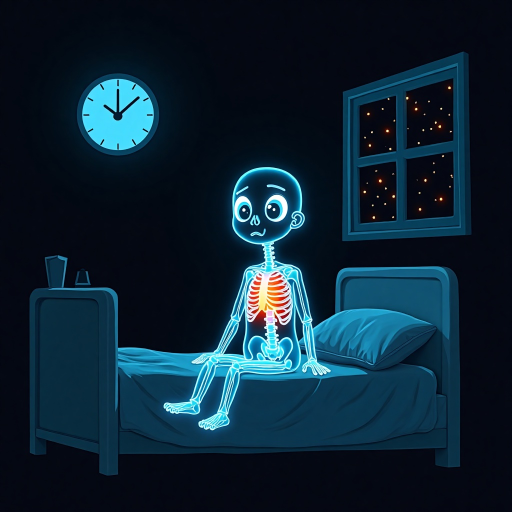
#> input picture body_channel/episodes/ep01/img/h01.jpg, 1024 x 1024 px (shown at 1/2 size); its folder holds only this picture in this run
$ python -i wardlib.py   (imports and definitions only)
#> lines starting #> are read from the running program, lines starting #| are printed output that depends on the picture; after the words box and inside, x2 and y2 are one past the last pixel; in counts of white or black regions, pixels touching at a corner belong together
#> further down, picture is the input picture: PIL image 1024x1024 RGB; mean R, G, B 12.3, 35.9, 51.5
"""Shared look for The Ward Book: background cleanup, cut-out actors with an ink-bleed entrance, particles,
the parchment + candle-light finish, and the fonts and colours. Adapted from history_channel/pipeline
(render_test.whiten, render_v3.Actor), restyled for a woodcut-on-parchment look."""
import os, math, random
import numpy as np
from PIL import Image, ImageDraw, ImageFont, ImageFilter
from scipy import ndimage

ROOT = os.path.dirname(os.path.dirname(os.path.abspath(__file__)))
FONTS = os.path.join(ROOT, "fonts")
F_TEXT = os.path.join(FONTS, "IMFellEnglish-Regular.ttf")
F_ITAL = os.path.join(FONTS, "IMFellEnglish-Italic.ttf")
F_SC = os.path.join(FONTS, "IMFellEnglishSC-Regular.ttf")
F_BLACK = os.path.join(FONTS, "UnifrakturMaguntia.ttf")
F_BOLD = os.path.join(FONTS, "Cinzel-Bold.ttf")
INK = (24, 18, 14)            # iron-gall black
OCHRE = (150, 36, 22)         # rubric red (the one accent colour)
EMBER = (226, 150, 60)        # candle amber, used for light only
PAPER = (236, 222, 190)
NIGHT = (14, 12, 10)
W, H, FPS, S = 1920, 1080, 24, 1080
R = random.Random(7)
_fonts = {}
# [4 lines left out: function font, not called in this run]

def back_out(t, s=1.7):
    t = min(max(t, 0), 1) - 1; return t * t * ((s + 1) * t + s) + 1
def smooth(t): t = min(max(t, 0), 1); return t * t * (3 - 2 * t)

def whiten(im, tol=34):
    """Turn only the backdrop white: pixels close to the edge colour AND connected to the border."""
#> called with tol = 34
    a = np.asarray(im.convert("RGB")).astype(np.int16)
    edge = np.concatenate([a[0], a[-1], a[:, 0], a[:, -1]]); bg = np.median(edge, axis=0)
#> after `bg = np.median(edge, axis=0)`: bg = [3, 7, 18]
    close = np.abs(a - bg).sum(2) <= tol
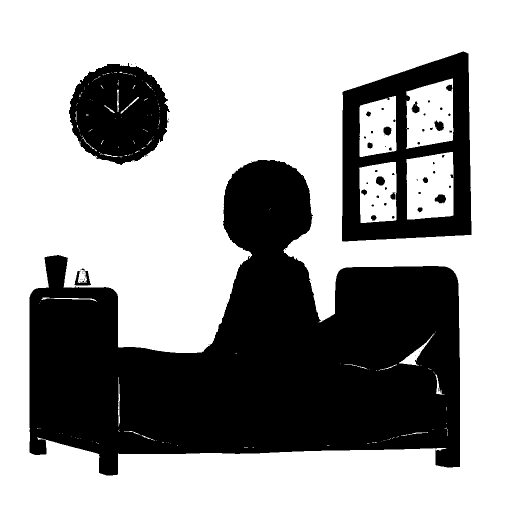
#> close: shape (1024, 1024) bool (shown at 1/2 size); 63.6% white; 74 black regions (47 under 20 px), largest, box (x1, y1, x2, y2) and area: (59, 320, 920, 951) 302491, (684, 103, 943, 483) 46663, (138, 126, 340, 330) 29896
    lab, _ = ndimage.label(close)
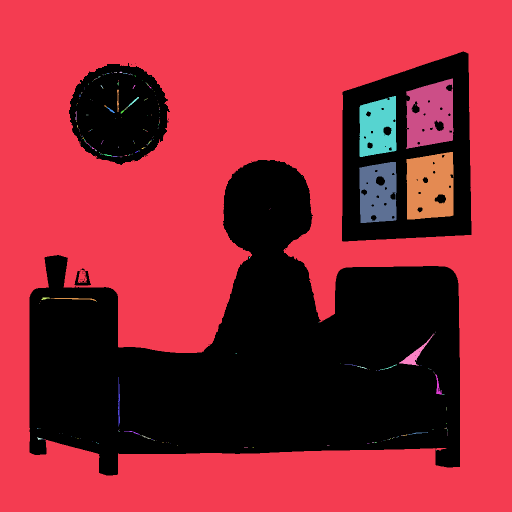
#> lab: shape (1024, 1024) int32 (shown at 1/2 size); 272 distinct labels, from 0 to 271; one colour per label, 0 black
    border = set(np.unique(np.concatenate([lab[0], lab[-1], lab[:, 0], lab[:, -1]])).tolist()) - {0}
#> border = 1 item
    mask = ndimage.gaussian_filter(np.isin(lab, list(border)).astype(np.float32), 1.2)[..., None]
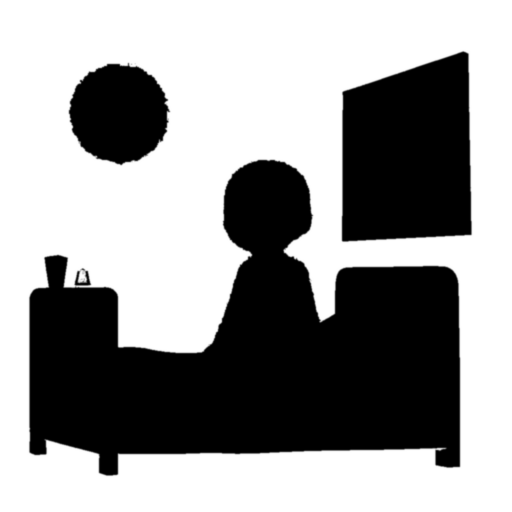
#> mask: shape (1024, 1024, 1) float32 (shown at 1/2 size); min 0, max 1, mean 0.598
    return Image.fromarray((a * (1 - mask) + 255 * mask).clip(0, 255).astype(np.uint8))
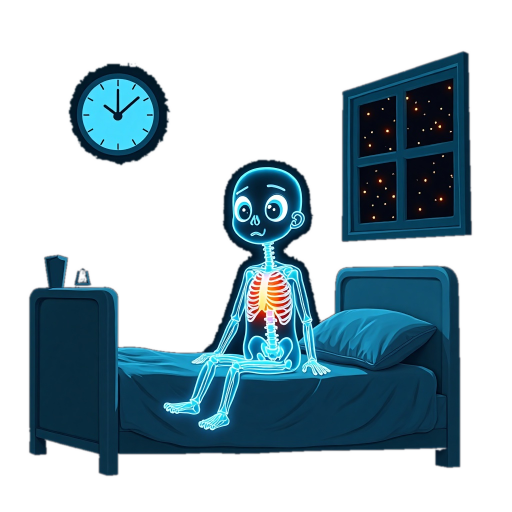
#> returned value: PIL image 1024x1024 RGB (shown at 1/2 size); mean R, G, B 162.9, 182.9, 192.1

# ---------- actors ----------
# [4 lines left out: function _noise, not called in this run]

class Actor:
    """A cut-out that bleeds in like wet ink (or walks in), then idles: breathe, sway, loom, creep, bob, pulse,
    struggle, wag, flicker. Pivot is the bottom-centre (x, y)."""
    def __init__(s, img, x, y, scale=1.0, enter="ink", delay=0.0, idle="breathe"):
        s.img, s.x, s.y, s.scale, s.enter, s.delay, s.idle = img, x, y, scale, enter, delay, idle
        s.ph = R.random(); s._noise = None
    @classmethod
    def from_blob(cls, b, **kw): return cls(b["img"], b["x"] + b["w"] / 2, b["y"] + b["h"], **kw)
    # [40 lines left out: functions _ink, draw, not called in this run]

# ---------- particles (drawn on the square art canvas, before the parchment multiply) ----------
class Snow:
    def __init__(s, n=90):
        g = random.Random(3); s.p = [[g.uniform(0, S), g.uniform(0, S), g.uniform(40, 110), g.uniform(2, 6), g.random()] for _ in range(n)]
    # [5 lines left out: function draw, not called in this run]
class Dust:                     # motes drifting in candle light
    def __init__(s, n=40):
        g = random.Random(4); s.p = [[g.uniform(0, S), g.uniform(0, S), g.uniform(6, 18), g.random()] for _ in range(n)]
    # [5 lines left out: function draw, not called in this run]
class Embers:
    def __init__(s, n=36):
        g = random.Random(5); s.p = [[g.uniform(0, S), g.uniform(0, S), g.uniform(40, 90), g.random()] for _ in range(n)]
    # [5 lines left out: function draw, not called in this run]
class Fog:                      # hatched mist bands drifting across the bottom
    def __init__(s, n=7):
        g = random.Random(6); s.p = [[g.uniform(-200, S), g.uniform(S * 0.6, S * 0.95), g.uniform(15, 35), g.uniform(160, 320)] for _ in range(n)]
    # [5 lines left out: function draw, not called in this run]
class Bats:
    def __init__(s, n=6):
        g = random.Random(8); s.b = [[g.uniform(-300, 200), g.uniform(120, 420), g.uniform(90, 150), g.random()] for _ in range(n)]
    # [5 lines left out: function draw, not called in this run]
class Wind:                     # streaks of wind for the hunt
    def __init__(s, n=22):
        g = random.Random(12); s.p = [[g.uniform(0, S), g.uniform(0, S), g.uniform(500, 900), g.uniform(60, 160)] for _ in range(n)]
    # [4 lines left out: function draw, not called in this run]
class Rain:
    def __init__(s, n=70):
        g = random.Random(3); s.p = [[g.uniform(0, S), g.uniform(0, S), g.uniform(500, 800)] for _ in range(n)]
    # [4 lines left out: function draw, not called in this run]
class Flame:
    def __init__(s, x, y): s.x, s.y = x, y
    def draw(s, cv, t):
        h = 30 + 7 * math.sin(t * 13) + 4 * math.sin(t * 7.3); d = ImageDraw.Draw(cv)
        d.ellipse([s.x - 10, s.y - h, s.x + 10, s.y], fill=OCHRE + (230,)); d.ellipse([s.x - 4, s.y - h * 0.6, s.x + 4, s.y], fill=(255, 240, 200, 255))
FX = {"snow": Snow, "dust": Dust, "embers": Embers, "fog": Fog, "bats": Bats, "wind": Wind, "rain": Rain}

# ---------- parchment + candle light ----------
_paper = None
# [56 lines left out: functions paper, finish, wrap, ornament, not called in this run]

>>> from PIL import Image
>>> picture = Image.open('../../body_channel/episodes/ep01/img/h01.jpg')
>>> result = whiten(picture)

$ run again, on body_channel/episodes/ep01/img/s01.jpg
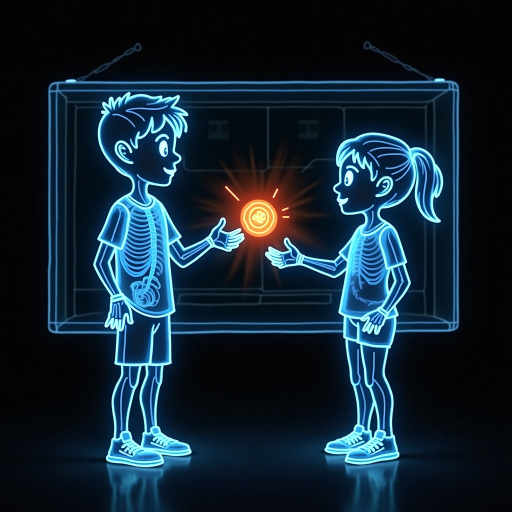
#> input picture body_channel/episodes/ep01/img/s01.jpg, 1024 x 1024 px (shown at 1/2 size)
#> picture is the input picture: PIL image 1024x1024 RGB; mean R, G, B 19.1, 38.1, 51.8
#> bg = [3, 3, 3]
#> close: shape (1024, 1024) bool; 47.7% white; 221 white regions (178 under 20 px), largest, box (x1, y1, x2, y2) and area: (0, 0, 1024, 1024) 391726, (343, 668, 685, 855) 56606, (358, 972, 672, 1024) 13214
#> in whiten, `lab, _ = ndimage.label(close)`:
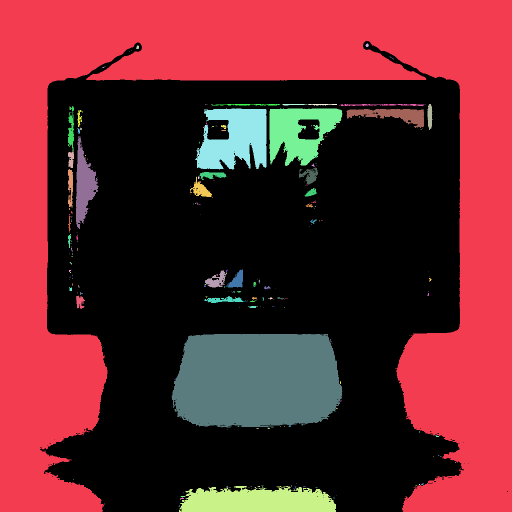
#> lab: shape (1024, 1024) int32 (shown at 1/2 size); 266 distinct labels, from 0 to 265; one colour per label, 0 black
#> border = 2 items
#> in whiten, `return Image.fromarray((a * (1 - mask) + 255 * mask).clip(0, 255).asty..`:
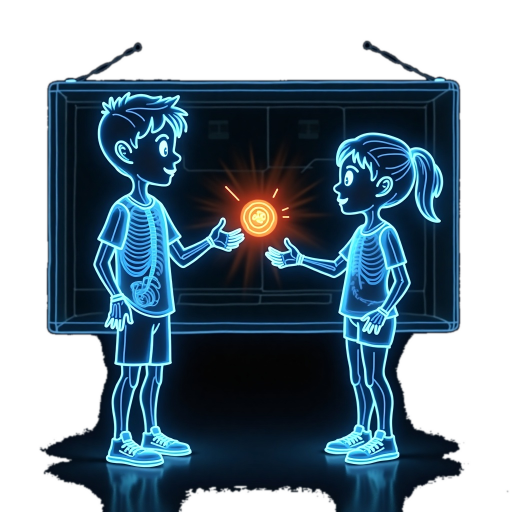
#> returned value: PIL image 1024x1024 RGB (shown at 1/2 size); mean R, G, B 116.2, 134.6, 147.3
